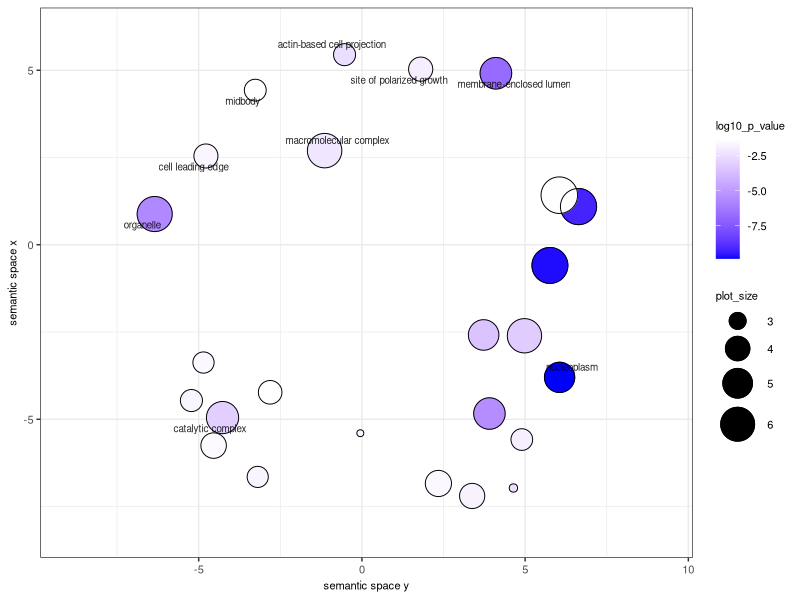

Write R code to recreate this figure.


# A plotting R script produced by the REVIGO server at http://revigo.irb.hr/
# If you found REVIGO useful in your work, please cite the following reference:
# Supek F et al. "REVIGO summarizes and visualizes long lists of Gene Ontology
# terms" PLoS ONE 2011. doi:10.1371/journal.pone.0021800


# --------------------------------------------------------------------------
# If you don't have the ggplot2 package installed, uncomment the following line:
# install.packages( "ggplot2" );
library( ggplot2 );
# --------------------------------------------------------------------------
# If you don't have the scales package installed, uncomment the following line:
# install.packages( "scales" );
library( scales );
library ( ggrepel );
# --------------------------------------------------------------------------
# Here is your data from REVIGO. Scroll down for plot configuration options.

revigo.names <- c("term_ID","description","frequency_%","plot_X","plot_Y","plot_size","log10_p_value","uniqueness","dispensability");
revigo.data <- rbind(c("GO:0005654","nucleoplasm", 1.372, 6.055,-3.800, 5.130,-9.8539,0.419,0.000),
c("GO:0031974","membrane-enclosed lumen", 2.742, 4.104, 4.914, 5.431,-6.7959,0.976,0.000),
c("GO:0032991","macromolecular complex",14.008,-1.143, 2.697, 6.139,-2.2291,0.979,0.000),
c("GO:0043226","organelle",20.788,-6.348, 0.880, 6.311,-5.7212,0.981,0.000),
c("GO:1902494","catalytic complex", 3.734,-4.270,-4.952, 5.565,-3.0706,0.770,0.000),
c("GO:0030496","midbody", 0.040,-3.267, 4.429, 3.590,-1.3292,0.902,0.051),
c("GO:0098858","actin-based cell projection", 0.041,-0.532, 5.446, 3.611,-2.5058,0.833,0.051),
c("GO:0031252","cell leading edge", 0.086,-4.779, 2.543, 3.929,-1.6664,0.898,0.054),
c("GO:0030427","site of polarized growth", 0.091, 1.800, 5.031, 3.950,-1.9208,0.897,0.055),
c("GO:0005829","cytosol", 2.553, 3.906,-4.836, 5.400,-5.5086,0.731,0.167),
c("GO:0044424","intracellular part",35.654, 5.759,-0.593, 6.545,-9.6990,0.742,0.222),
c("GO:0042629","mast cell granule", 0.003, 4.641,-6.970, 2.526,-2.4330,0.716,0.259),
c("GO:0008305","integrin complex", 0.031,-3.192,-6.652, 3.489,-1.7249,0.748,0.298),
c("GO:0098636","protein complex involved in cell adhesion", 0.032,-4.853,-3.375, 3.501,-1.5696,0.832,0.298),
c("GO:0005856","cytoskeleton", 1.542, 3.728,-2.585, 5.181,-3.4949,0.577,0.305),
c("GO:0017053","transcriptional repressor complex", 0.042,-5.223,-4.464, 3.618,-1.6617,0.830,0.306),
c("GO:0005622","intracellular",41.175, 6.635, 1.094, 6.608,-9.2076,0.821,0.321),
c("GO:0005732","small nucleolar ribonucleoprotein complex", 0.072,-2.811,-4.228, 3.852,-1.3194,0.704,0.321),
c("GO:0033391","chromatoid body", 0.003,-0.049,-5.400, 2.516,-1.7307,0.634,0.322),
c("GO:1902493","acetyltransferase complex", 0.152,-4.543,-5.755, 4.175,-1.5174,0.770,0.346),
c("GO:0044444","cytoplasmic part",12.659, 4.979,-2.608, 6.095,-3.1805,0.716,0.347),
c("GO:0048471","perinuclear region of cytoplasm", 0.135, 3.377,-7.198, 4.123,-1.7926,0.786,0.351),
c("GO:0030140","trans-Golgi network transport vesicle", 0.037, 4.898,-5.582, 3.563,-1.9020,0.598,0.361),
c("GO:0044448","cell cortex part", 0.204, 2.343,-6.840, 4.303,-1.5643,0.755,0.366),
c("GO:0044464","cell part",52.385, 6.047, 1.420, 6.712,-1.3686,0.824,0.378));

one.data <- data.frame(revigo.data);
names(one.data) <- revigo.names;
one.data <- one.data [(one.data$plot_X != "null" & one.data$plot_Y != "null"), ];
one.data$plot_X <- as.numeric( as.character(one.data$plot_X) );
one.data$plot_Y <- as.numeric( as.character(one.data$plot_Y) );
one.data$plot_size <- as.numeric( as.character(one.data$plot_size) );
one.data$log10_p_value <- as.numeric( as.character(one.data$log10_p_value) );
one.data$frequency <- as.numeric( as.character(one.data$frequency) );
one.data$uniqueness <- as.numeric( as.character(one.data$uniqueness) );
one.data$dispensability <- as.numeric( as.character(one.data$dispensability) );
#head(one.data);


# --------------------------------------------------------------------------
# Names of the axes, sizes of the numbers and letters, names of the columns,
# etc. can be changed below

p1 <- ggplot( data = one.data );
p1 <- p1 + geom_point( aes( plot_X, plot_Y, colour = log10_p_value, size = plot_size), alpha = I(1) ) + scale_size_area();
p1 <- p1 + scale_colour_gradientn( colours = c("blue", "white"), limits = c( min(one.data$log10_p_value), max(one.data$log10_p_value)) );
p1 <- p1 + geom_point( aes(plot_X, plot_Y, size = plot_size), shape = 21, fill = "transparent", colour = I (alpha ("black", 1) )) + scale_size_area();
p1 <- p1 + scale_size( range=c(2, 12)) + theme_bw(); # + scale_fill_gradientn(colours = heat_hcl(7), limits = c(-300, 0) );
ex <- one.data [ one.data$dispensability < 0.15, ]; 
p1 <- p1 + geom_text_repel( data = ex, aes(plot_X, plot_Y, label = description), colour = I(alpha("black", 0.85)), size = 2.5 );
p1 <- p1 + labs (y = "semantic space x", x = "semantic space y");
p1 <- p1 + theme(legend.key = element_blank(),legend.text = element_text(size=8), axis.title = element_text(size=8), axis.text = element_text(size=8), legend.title = element_text(size=8)) ;
one.x_range = max(one.data$plot_X) - min(one.data$plot_X);
one.y_range = max(one.data$plot_Y) - min(one.data$plot_Y);
p1 <- p1 + xlim(min(one.data$plot_X)-one.x_range/5,max(one.data$plot_X)+one.x_range/5);
p1 <- p1 + ylim(min(one.data$plot_Y)-one.y_range/12,max(one.data$plot_Y)+one.y_range/20);



# --------------------------------------------------------------------------
# Output the plot to screen

#p1;

# Uncomment the line below to also save the plot to a file.
# The file type depends on the extension (default=pdf).

ggsave("../../figures/revigo_lowz_CC_CGN.pdf", device = cairo_pdf, width = 6, height = 4, units = "in", dpi = 300);
